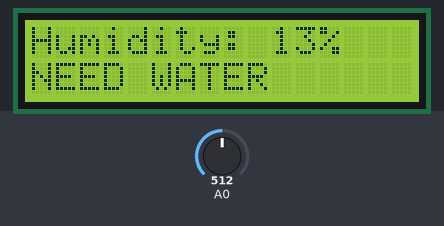
A sketch run on a simulated Arduino Uno, built with avr-gcc and run on an emulated ATmega328P. Parts: 16×2 character LCD. The inputs (shaded band) are chosen by the test bench; at power-on: A0 = 512. What the sketch prints to the serial monitor is not drawn.

Above: at 1.2 s.
1.3 s: A0 set to 716
At 2.1 s:
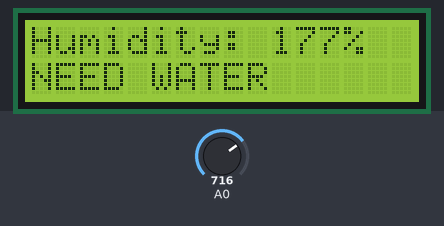
3.1 s: A0 set to 900
At 4.4 s:
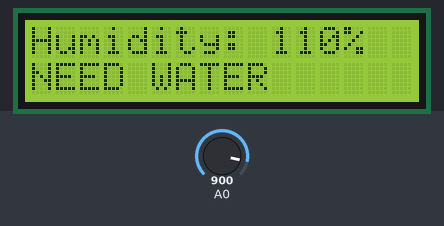
4.8 s: A0 set to 1023
At 5.6 s:
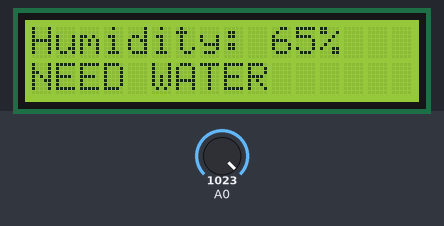
Timing chart, 0 to 7.8 s (numbered marks = the images above; inputs shaded):
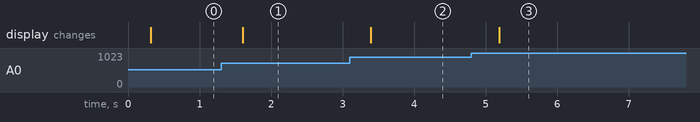

Measured:
- after the input at 1.3 s, the display: changes after 0.30 s (image 1)
- after the input at 3.1 s, the display: changes after 0.30 s (image 2)
- after the input at 4.8 s, the display: changes after 0.39 s (image 3)

The sketch:

sense_moisture.ino
```cpp
//-Includes
#include <LiquidCrystal.h>

//-Constances
const int rs = 6,en = 8, d4 = 5, d5 = 4, d6 = 3, d7 = 2;
const int t = 545;    //sensor value if not wet
const int n = 272;    //sensor value if wet
const int maxw = t-n;
const int maxsamples = 50;  //set how many samples you want to get
bool flag;
const char ok[16] = "ALL OKAY";
const char nok[30] = "NEED WATER";

LiquidCrystal lcd(rs, en, d4, d5, d6, d7);

//-Structures
struct PLANT
{
  int minv; //minimum tolerance
  int maxv; //maximum tolerance
};


//-----------------------------------------------------------------------------------------
void setup()
{
  //-Initialisations
  Serial.begin(9600); // open serial port, set the baud rate to 9600 bps

  //set up the LCD's number of columns and rows:
  lcd.begin(16, 2);
  lcd.clear();
}


//-----------------------------------------------------------------------------------------
//main function
//gets analog values of moisture sensor and shows them on the terminal and LCD
//calculate avaerage values over time and also check if its in tolerance of selected plant
void loop()
{
  //-Definitions

  int soilMoistureValue = 0, avrg= 0, avrgv = 0;
  PLANT bambus = {75,85};

  //get moisture sensor data
  soilMoistureValue = analogRead(A0);

  //-Calculation
  for(int i = 0; i<maxsamples; i++)
  {
     //calculate the value of the data in percent
     int value = 100-(((soilMoistureValue-n)*100)/maxw);
     avrg+=value;
     delay(5);
  }
  //calculate the avarage humidity
  avrgv = avrg / maxsamples;
  if(avrgv < 0)
    avrgv=0;

  //check the value
  flag = check_value(bambus, avrgv);

  put_lcd(flag, avrgv);
}


//-Functions
//-----------------------------------------------------------------------------------------
//check if selected plant does need water
//*PLANT plant* : selected plant
//                plant.minv = minimum humidity tolerance
//                plant.maxv = maximum humidity tolerance
//*avrgv*:  average sensor data calculated in the main loop()
bool check_value(PLANT plant, int avrgv)
{
   //-Check value
  if ((avrgv <= plant.minv)|| (avrgv >= plant.maxv))
  {
    flag = false;
  }
  else
  {
    flag = true;
  }
  return flag;

}


//-----------------------------------------------------------------------------------------
//puts out the sensor data
//param:
//*flag* :  true if selected plant needs water
//          false if selceted plant is okay
//*avrgv*:  average sensor data calculated in the main loop()
void put_lcd(bool flag, int avrgv)
{
  char buf[100];

  lcd.clear();
  //-Serial Monitor
  //writing humidity percentage in buffer
  sprintf(buf, "Humidity: %d%%", avrgv);
  //print out the sensor data
  Serial.println(buf);

  //-LCD
  //Print out the sensor data
  lcd.setCursor(0, 0);
  lcd.print(buf);
  lcd.setCursor(0, 1);
  if(flag == true)
    lcd.print(ok);
  else
    lcd.print(nok);
}
```
